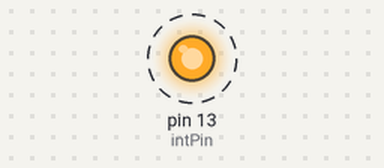
This sketch was run on a simulated Arduino Uno, built with avr-gcc and run on an emulated ATmega328P. On the bench: output pins drawn as LEDs (lit = HIGH). Dashed ring = blinking.

Above: at 0.05 s.
Timing chart, 0 to 3.0 s (numbered marks = the images above):
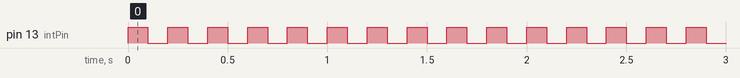

The sketch:

Diverter_Valve_test.ino
```cpp
int intPin = 13;

void setup() {
  // put your setup code here, to run once:
  pinMode(intPin,OUTPUT);

}

void loop() {
  // put your main code here, to run repeatedly:
  digitalWrite(intPin,HIGH);
  delay(100);

  digitalWrite(intPin,LOW);
  delay(100);
}
```

Measured:
- by itself, pin 13 (intPin): alternates HIGH for 0.10 s and LOW for 0.10 s
